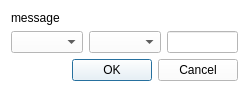
<?xml version="1.0" encoding="UTF-8"?>
<ui version="4.0">
 <class>Dialog</class>
 <widget class="QDialog" name="Dialog">
  <property name="geometry">
   <rect>
    <x>0</x>
    <y>0</y>
    <width>249</width>
    <height>88</height>
   </rect>
  </property>
  <property name="palette">
   <palette>
    <active>
     <colorrole role="WindowText">
      <brush brushstyle="SolidPattern">
       <color alpha="255">
        <red>0</red>
        <green>0</green>
        <blue>0</blue>
       </color>
      </brush>
     </colorrole>
     <colorrole role="Button">
      <brush brushstyle="SolidPattern">
       <color alpha="255">
        <red>255</red>
        <green>255</green>
        <blue>255</blue>
       </color>
      </brush>
     </colorrole>
     <colorrole role="Light">
      <brush brushstyle="SolidPattern">
       <color alpha="255">
        <red>255</red>
        <green>255</green>
        <blue>255</blue>
       </color>
      </brush>
     </colorrole>
     <colorrole role="Midlight">
      <brush brushstyle="SolidPattern">
       <color alpha="255">
        <red>255</red>
        <green>255</green>
        <blue>255</blue>
       </color>
      </brush>
     </colorrole>
     <colorrole role="Dark">
      <brush brushstyle="SolidPattern">
       <color alpha="255">
        <red>127</red>
        <green>127</green>
        <blue>127</blue>
       </color>
      </brush>
     </colorrole>
     <colorrole role="Mid">
      <brush brushstyle="SolidPattern">
       <color alpha="255">
        <red>170</red>
        <green>170</green>
        <blue>170</blue>
       </color>
      </brush>
     </colorrole>
     <colorrole role="Text">
      <brush brushstyle="SolidPattern">
       <color alpha="255">
        <red>0</red>
        <green>0</green>
        <blue>0</blue>
       </color>
      </brush>
     </colorrole>
     <colorrole role="BrightText">
      <brush brushstyle="SolidPattern">
       <color alpha="255">
        <red>255</red>
        <green>255</green>
        <blue>255</blue>
       </color>
      </brush>
     </colorrole>
     <colorrole role="ButtonText">
      <brush brushstyle="SolidPattern">
       <color alpha="255">
        <red>0</red>
        <green>0</green>
        <blue>0</blue>
       </color>
      </brush>
     </colorrole>
     <colorrole role="Base">
      <brush brushstyle="SolidPattern">
       <color alpha="255">
        <red>255</red>
        <green>255</green>
        <blue>255</blue>
       </color>
      </brush>
     </colorrole>
     <colorrole role="Window">
      <brush brushstyle="SolidPattern">
       <color alpha="255">
        <red>255</red>
        <green>255</green>
        <blue>255</blue>
       </color>
      </brush>
     </colorrole>
     <colorrole role="Shadow">
      <brush brushstyle="SolidPattern">
       <color alpha="255">
        <red>0</red>
        <green>0</green>
        <blue>0</blue>
       </color>
      </brush>
     </colorrole>
     <colorrole role="AlternateBase">
      <brush brushstyle="SolidPattern">
       <color alpha="255">
        <red>255</red>
        <green>255</green>
        <blue>255</blue>
       </color>
      </brush>
     </colorrole>
     <colorrole role="ToolTipBase">
      <brush brushstyle="SolidPattern">
       <color alpha="255">
        <red>255</red>
        <green>255</green>
        <blue>220</blue>
       </color>
      </brush>
     </colorrole>
     <colorrole role="ToolTipText">
      <brush brushstyle="SolidPattern">
       <color alpha="255">
        <red>0</red>
        <green>0</green>
        <blue>0</blue>
       </color>
      </brush>
     </colorrole>
    </active>
    <inactive>
     <colorrole role="WindowText">
      <brush brushstyle="SolidPattern">
       <color alpha="255">
        <red>0</red>
        <green>0</green>
        <blue>0</blue>
       </color>
      </brush>
     </colorrole>
     <colorrole role="Button">
      <brush brushstyle="SolidPattern">
       <color alpha="255">
        <red>255</red>
        <green>255</green>
        <blue>255</blue>
       </color>
      </brush>
     </colorrole>
     <colorrole role="Light">
      <brush brushstyle="SolidPattern">
       <color alpha="255">
        <red>255</red>
        <green>255</green>
        <blue>255</blue>
       </color>
      </brush>
     </colorrole>
     <colorrole role="Midlight">
      <brush brushstyle="SolidPattern">
       <color alpha="255">
        <red>255</red>
        <green>255</green>
        <blue>255</blue>
       </color>
      </brush>
     </colorrole>
     <colorrole role="Dark">
      <brush brushstyle="SolidPattern">
       <color alpha="255">
        <red>127</red>
        <green>127</green>
        <blue>127</blue>
       </color>
      </brush>
     </colorrole>
     <colorrole role="Mid">
      <brush brushstyle="SolidPattern">
       <color alpha="255">
        <red>170</red>
        <green>170</green>
        <blue>170</blue>
       </color>
      </brush>
     </colorrole>
     <colorrole role="Text">
      <brush brushstyle="SolidPattern">
       <color alpha="255">
        <red>0</red>
        <green>0</green>
        <blue>0</blue>
       </color>
      </brush>
     </colorrole>
     <colorrole role="BrightText">
      <brush brushstyle="SolidPattern">
       <color alpha="255">
        <red>255</red>
        <green>255</green>
        <blue>255</blue>
       </color>
      </brush>
     </colorrole>
     <colorrole role="ButtonText">
      <brush brushstyle="SolidPattern">
       <color alpha="255">
        <red>0</red>
        <green>0</green>
        <blue>0</blue>
       </color>
      </brush>
     </colorrole>
     <colorrole role="Base">
      <brush brushstyle="SolidPattern">
       <color alpha="255">
        <red>255</red>
        <green>255</green>
        <blue>255</blue>
       </color>
      </brush>
     </colorrole>
     <colorrole role="Window">
      <brush brushstyle="SolidPattern">
       <color alpha="255">
        <red>255</red>
        <green>255</green>
        <blue>255</blue>
       </color>
      </brush>
     </colorrole>
     <colorrole role="Shadow">
      <brush brushstyle="SolidPattern">
       <color alpha="255">
        <red>0</red>
        <green>0</green>
        <blue>0</blue>
       </color>
      </brush>
     </colorrole>
     <colorrole role="AlternateBase">
      <brush brushstyle="SolidPattern">
       <color alpha="255">
        <red>255</red>
        <green>255</green>
        <blue>255</blue>
       </color>
      </brush>
     </colorrole>
     <colorrole role="ToolTipBase">
      <brush brushstyle="SolidPattern">
       <color alpha="255">
        <red>255</red>
        <green>255</green>
        <blue>220</blue>
       </color>
      </brush>
     </colorrole>
     <colorrole role="ToolTipText">
      <brush brushstyle="SolidPattern">
       <color alpha="255">
        <red>0</red>
        <green>0</green>
        <blue>0</blue>
       </color>
      </brush>
     </colorrole>
    </inactive>
    <disabled>
     <colorrole role="WindowText">
      <brush brushstyle="SolidPattern">
       <color alpha="255">
        <red>127</red>
        <green>127</green>
        <blue>127</blue>
       </color>
      </brush>
     </colorrole>
     <colorrole role="Button">
      <brush brushstyle="SolidPattern">
       <color alpha="255">
        <red>255</red>
        <green>255</green>
        <blue>255</blue>
       </color>
      </brush>
     </colorrole>
     <colorrole role="Light">
      <brush brushstyle="SolidPattern">
       <color alpha="255">
        <red>255</red>
        <green>255</green>
        <blue>255</blue>
       </color>
      </brush>
     </colorrole>
     <colorrole role="Midlight">
      <brush brushstyle="SolidPattern">
       <color alpha="255">
        <red>255</red>
        <green>255</green>
        <blue>255</blue>
       </color>
      </brush>
     </colorrole>
     <colorrole role="Dark">
      <brush brushstyle="SolidPattern">
       <color alpha="255">
        <red>127</red>
        <green>127</green>
        <blue>127</blue>
       </color>
      </brush>
     </colorrole>
     <colorrole role="Mid">
      <brush brushstyle="SolidPattern">
       <color alpha="255">
        <red>170</red>
        <green>170</green>
        <blue>170</blue>
       </color>
      </brush>
     </colorrole>
     <colorrole role="Text">
      <brush brushstyle="SolidPattern">
       <color alpha="255">
        <red>127</red>
        <green>127</green>
        <blue>127</blue>
       </color>
      </brush>
     </colorrole>
     <colorrole role="BrightText">
      <brush brushstyle="SolidPattern">
       <color alpha="255">
        <red>255</red>
        <green>255</green>
        <blue>255</blue>
       </color>
      </brush>
     </colorrole>
     <colorrole role="ButtonText">
      <brush brushstyle="SolidPattern">
       <color alpha="255">
        <red>127</red>
        <green>127</green>
        <blue>127</blue>
       </color>
      </brush>
     </colorrole>
     <colorrole role="Base">
      <brush brushstyle="SolidPattern">
       <color alpha="255">
        <red>255</red>
        <green>255</green>
        <blue>255</blue>
       </color>
      </brush>
     </colorrole>
     <colorrole role="Window">
      <brush brushstyle="SolidPattern">
       <color alpha="255">
        <red>255</red>
        <green>255</green>
        <blue>255</blue>
       </color>
      </brush>
     </colorrole>
     <colorrole role="Shadow">
      <brush brushstyle="SolidPattern">
       <color alpha="255">
        <red>0</red>
        <green>0</green>
        <blue>0</blue>
       </color>
      </brush>
     </colorrole>
     <colorrole role="AlternateBase">
      <brush brushstyle="SolidPattern">
       <color alpha="255">
        <red>255</red>
        <green>255</green>
        <blue>255</blue>
       </color>
      </brush>
     </colorrole>
     <colorrole role="ToolTipBase">
      <brush brushstyle="SolidPattern">
       <color alpha="255">
        <red>255</red>
        <green>255</green>
        <blue>220</blue>
       </color>
      </brush>
     </colorrole>
     <colorrole role="ToolTipText">
      <brush brushstyle="SolidPattern">
       <color alpha="255">
        <red>0</red>
        <green>0</green>
        <blue>0</blue>
       </color>
      </brush>
     </colorrole>
    </disabled>
   </palette>
  </property>
  <property name="windowTitle">
   <string>title</string>
  </property>
  <layout class="QVBoxLayout" name="verticalLayout">
   <item>
    <widget class="QLabel" name="label">
     <property name="text">
      <string>message</string>
     </property>
    </widget>
   </item>
   <item>
    <layout class="QHBoxLayout" name="horizontalLayout">
     <item>
      <widget class="QComboBox" name="comboBox_nodos_origen"/>
     </item>
     <item>
      <widget class="QComboBox" name="comboBox_nodos_destino"/>
     </item>
     <item>
      <widget class="QLineEdit" name="lineEdit"/>
     </item>
    </layout>
   </item>
   <item>
    <widget class="QDialogButtonBox" name="buttonBox">
     <property name="orientation">
      <enum>Qt::Horizontal</enum>
     </property>
     <property name="standardButtons">
      <set>QDialogButtonBox::Cancel|QDialogButtonBox::Ok</set>
     </property>
    </widget>
   </item>
  </layout>
 </widget>
 <resources/>
 <connections>
  <connection>
   <sender>buttonBox</sender>
   <signal>accepted()</signal>
   <receiver>Dialog</receiver>
   <slot>accept()</slot>
   <hints>
    <hint type="sourcelabel">
     <x>248</x>
     <y>254</y>
    </hint>
    <hint type="destinationlabel">
     <x>157</x>
     <y>274</y>
    </hint>
   </hints>
  </connection>
  <connection>
   <sender>buttonBox</sender>
   <signal>rejected()</signal>
   <receiver>Dialog</receiver>
   <slot>reject()</slot>
   <hints>
    <hint type="sourcelabel">
     <x>316</x>
     <y>260</y>
    </hint>
    <hint type="destinationlabel">
     <x>286</x>
     <y>274</y>
    </hint>
   </hints>
  </connection>
 </connections>
</ui>
